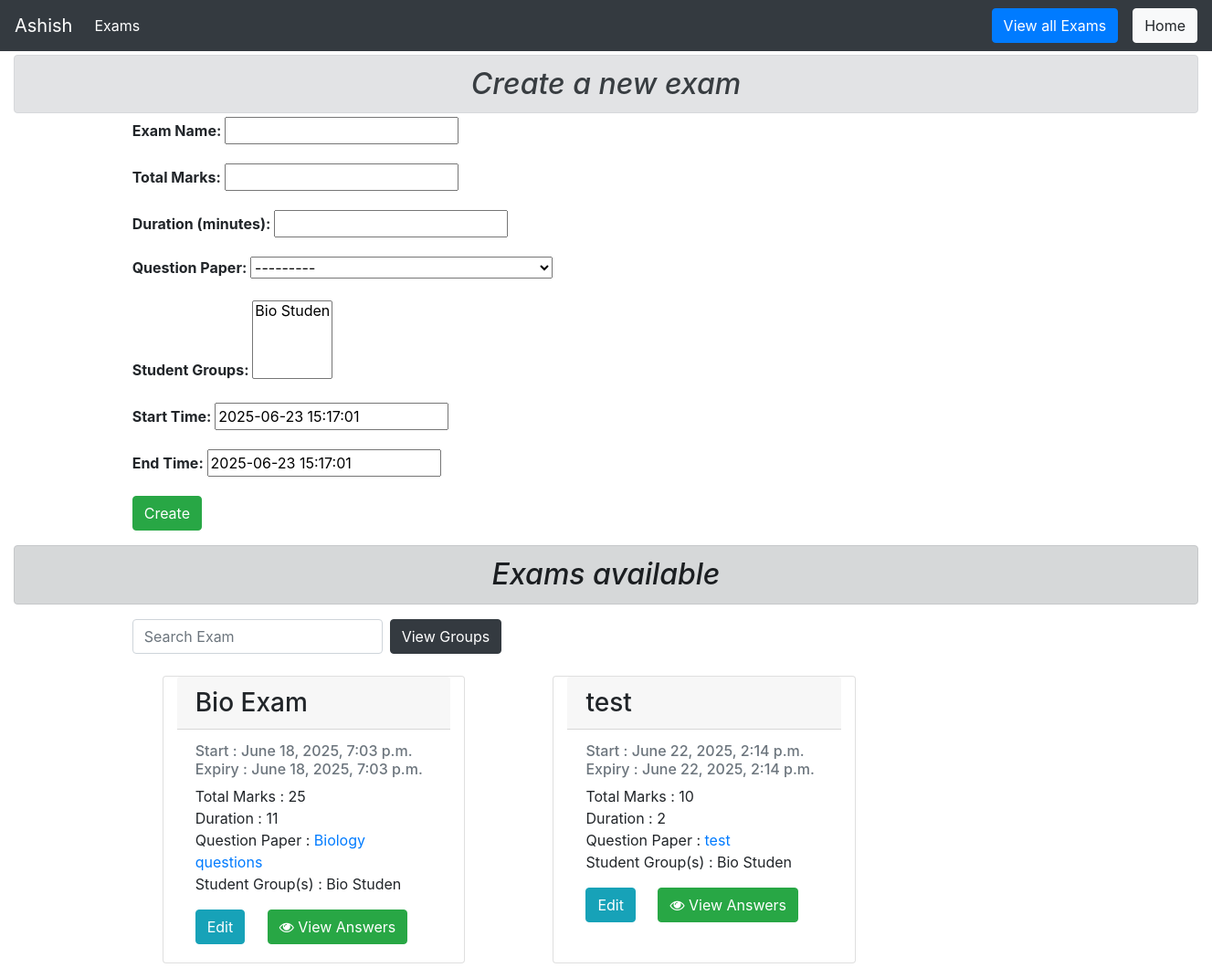
The app's page /prof/exams (signed in), older data.
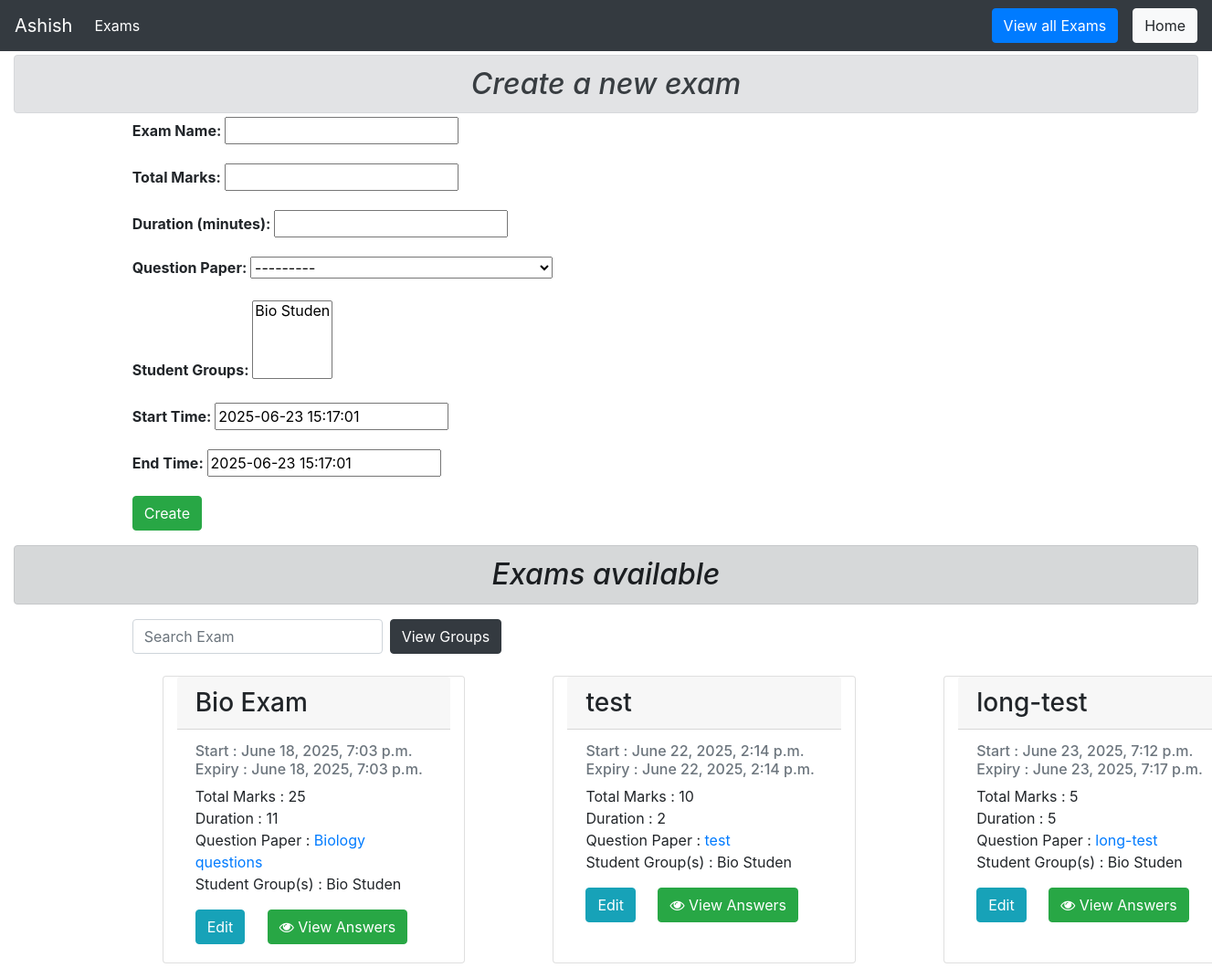
The same page, newer data.
### main/models/exam.py (models this page shows, shortened)
class Exam_Model(models.Model):
    professor = models.ForeignKey(User, limit_choices_to={'groups__name': "Professor"}, on_delete=models.CASCADE)
    name = models.CharField(max_length=50)
    total_marks = models.IntegerField()
    duration = models.IntegerField()
    question_paper = models.ForeignKey(Question_Paper, on_delete=models.CASCADE, related_name='exams')
    student_group = models.ManyToManyField(Special_Students, related_name='exams')
    start_time = models.DateTimeField(default=datetime.now())
    end_time = models.DateTimeField(default=datetime.now())

### main/models/question_paper.py (models this page shows)
class Question_Paper(models.Model):
    professor = models.ForeignKey(User, limit_choices_to={'groups__name': "Professor"}, on_delete=models.CASCADE)
    qPaperTitle = models.CharField(max_length=100)
    questions = models.ManyToManyField(Question_DB)
    def __str__(self):
        return f' Question Paper Title :- {self.qPaperTitle}\n'

### main/models/group.py (models this page shows)
class Special_Students(models.Model):
    professor = models.ForeignKey(User, limit_choices_to={'groups__name': "Professor"}, on_delete=models.CASCADE)
    category_name = models.CharField(max_length=10)
    students = models.ManyToManyField(User, limit_choices_to={'groups__name': "Student"}, related_name='student_groups')
    def __str__(self):
        return self.category_name

### prof/views/exam.py (the view, shortened to what this page needs)
def view_exams(request):
    prof = request.user
    new_Form = ExamForm()
    new_Form.fields["student_group"].queryset = Special_Students.objects.filter(  # type: ignore
        professor=prof)
    new_Form.fields["question_paper"].queryset = Question_Paper.objects.filter(  # type: ignore
        professor=prof)
    exams = Exam_Model.objects.filter(professor=prof)  # type: ignore
    return render(request, 'prof/exam/view_exams.html', {
        'exams': exams, 'examform': new_Form, 'prof': prof,
    })

### prof/forms.py
class ExamForm(forms.ModelForm):
    class Meta:
        model = Exam_Model
        exclude = ['professor']

### prof/templates/prof/exam/view_exams.html (shortened to what the changed rows need)
{% extends 'prof/base/base.html' %}
{% load static %}
{% block body %}
    <div class="container-fluid">
        <h2 style="font-style: italic;" class="alert alert-secondary my-1" align="center">Create a new exam</h2>
        <div id='exams'>
            <h2 class="alert alert-dark my-3" style="font-style: italic" align="center">Exams available</h2>
            <div style = "width: 100%; margin-left:10%; margin-right: 10%;">
                <div class="row">
                    {% for t in exams %}
                    <div class="card my-3 mx-5 col-sm-3">
                        <h3 class="card-header">{{ t.name }}</h3>
                        <div class="card-body">
                            <h6 class="card-subtitle mb-2 text-muted">
                                Start : {{ t.start_time }}<br>
                                Expiry : {{ t.end_time }}
                            </h6>
                            <p class="card-text">
                                Total Marks : {{t.total_marks}}<br>
                                Duration : {{t.duration}}<br>
                                Question Paper : <a
                                    href="{% url 'prof:view_specific_paper' t.question_paper.id %}">{{ t.question_paper.qPaperTitle }}</a><br>
                                Student Group(s) :
                                {% for group in t.student_group.all %}
                                {{ group.category_name }}
                                {% endfor %}
                            </p>
                            <a href="{% url 'prof:edit_exam' t.id %}" class="card-link btn btn-info">Edit</a>
                            <a href="{% url 'prof:evaluate_exam' t.id %}" class="card-link btn btn-success" title="View Student Answers">
                                <i class="fa fa-eye"></i> View Answers
                            </a>
                        </div>
                    </div>
                    {% empty %}
                    </br>
                    <div style="width:100%; margin-left: 5%;">
                        <h3>No exams</h3>
                    </div>
                    {% endfor %}
                </div>
            </div>
        </div>
    </div>
{% endblock body %}

Row changes from the older to the newer data that the page shows:
added Exam_Model: name "long-test", start_time "June 23, 2025, 7:12 p.m.", end_time "June 23, 2025, 7:17 p.m.", total_marks "5", duration "5", question_paper.qPaperTitle "long-test", Special_Students (category_name "Bio Studen")
